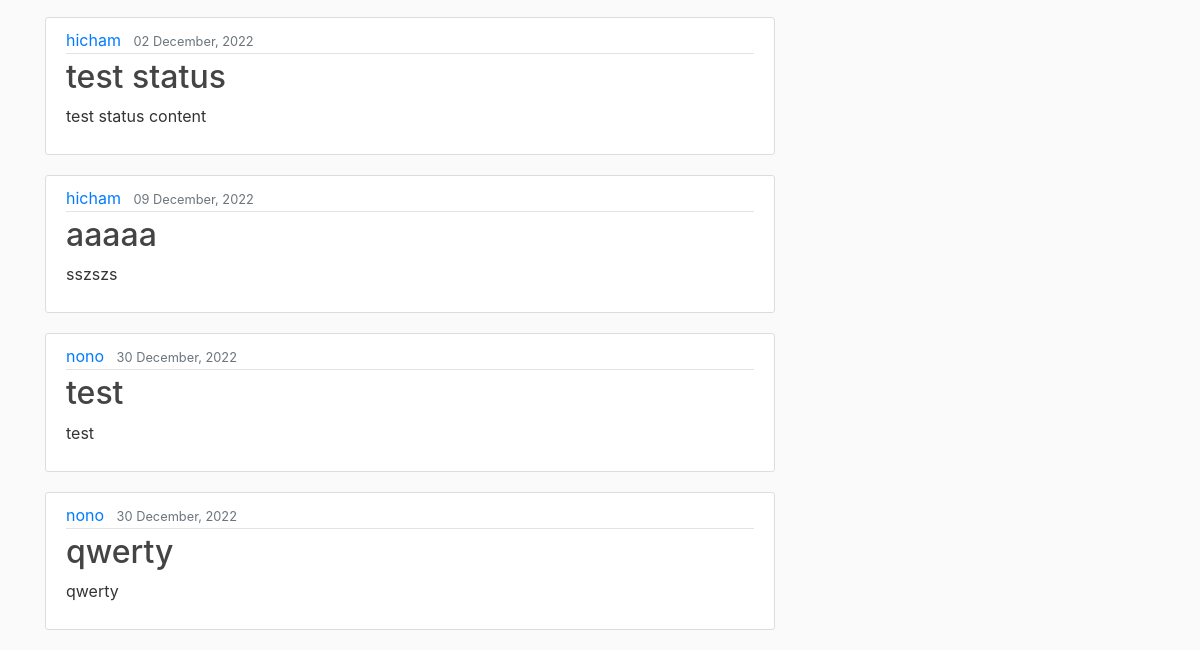
Before: / (lower part) with the older database file.
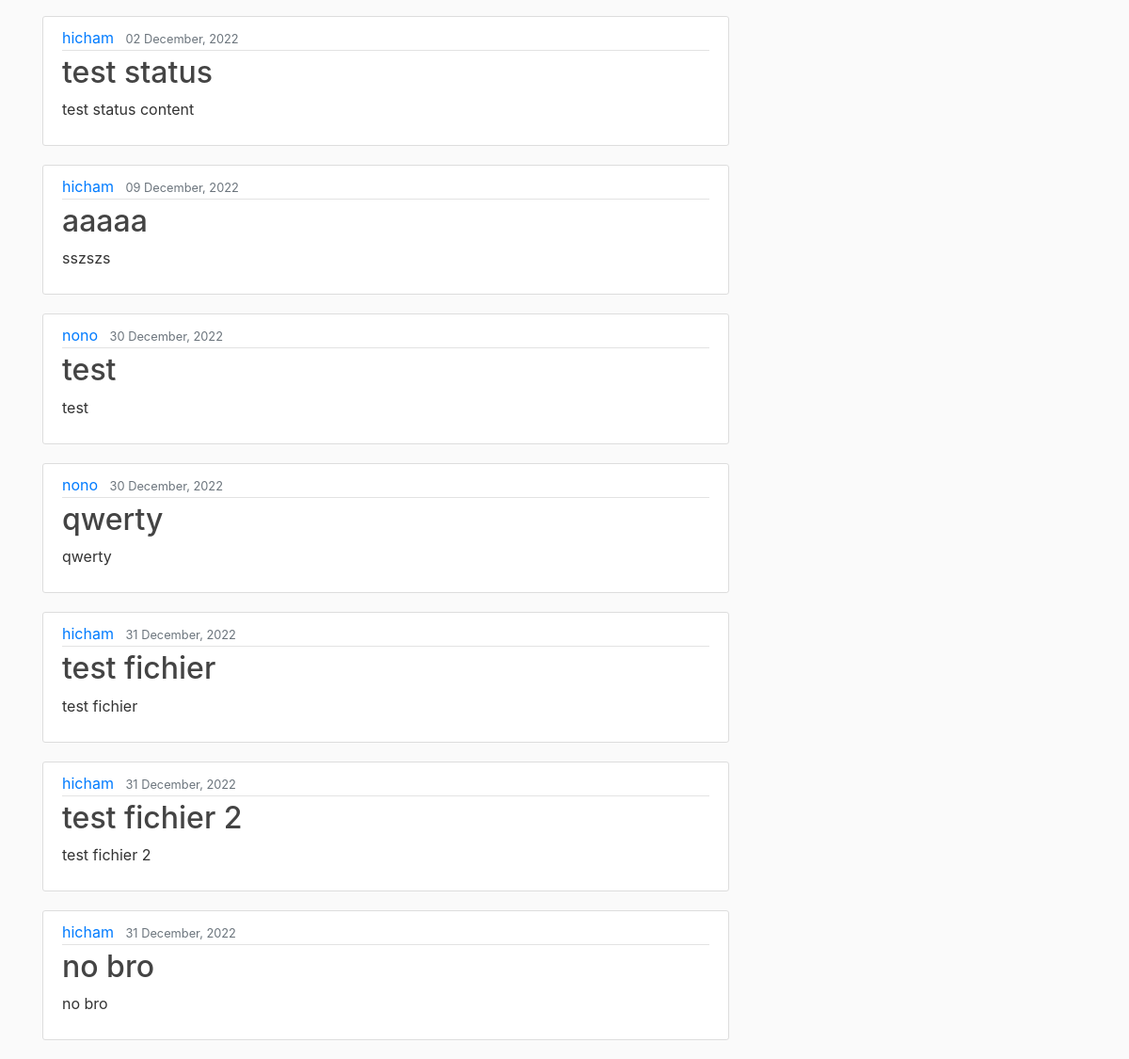
After: the same page with the newer database file.
### manager_app/models.py (models this page shows, shortened)
class Project(models.Model): #creation de la table projet dans la bd
    title = models.CharField(max_length=100) #titre de taille limité
    content = models.TextField()
    status = models.CharField(max_length=100)
    collaborators = models.CharField(max_length=100)
    date_posted = models.DateTimeField(default=timezone.now)
    author = models.ForeignKey(User, on_delete=models.CASCADE ) #user par defaut, une entree dans la table users

### manager_app/views.py (the view)
# urls.py: 2. Add a URL to urlpatterns:  path('', views.home, name='home')
def home(request):
    projects = Project.objects.all()
    filters = Filter(request.GET, queryset=projects)
    projects = filters.qs
    context = {
        'projects': projects,
        'filters': filters,
        'title': 'Home Page'
    }
    return render(request, 'manager_app/home.html', context)

### manager_app/templates/manager_app/home.html (shortened to what this page needs)
{% extends "manager_app/base.html" %}
{% block content %}
{% for project in filters.qs %}
    {% if user.username in project.collaborators or user == project.author %}
    <article class="media content-section">
      <div class="media-body">
        <div class="article-metadata">
          <a class="mr-2" href="#">{{ project.author }}</a>
          <small class="text-muted">{{ project.date_posted|date:"d F, Y" }}</small>
        </div>
        <h2><a class="article-title" href="{% url 'project-detail' project.id %}">{{ project.title }}</a></h2>
        <p class="article-content">{{ project.content }}</p>
      </div>
    </article>
    {% endif %}
{% endfor %}
{% endblock content %}

Changed rows visible on the page:
added Project: author "hicham", date_posted "31 December, 2022", title "test fichier", content "test fichier"
added Project: author "hicham", date_posted "31 December, 2022", title "test fichier 2", content "test fichier 2"
added Project: author "hicham", date_posted "31 December, 2022", title "no bro", content "no bro"
